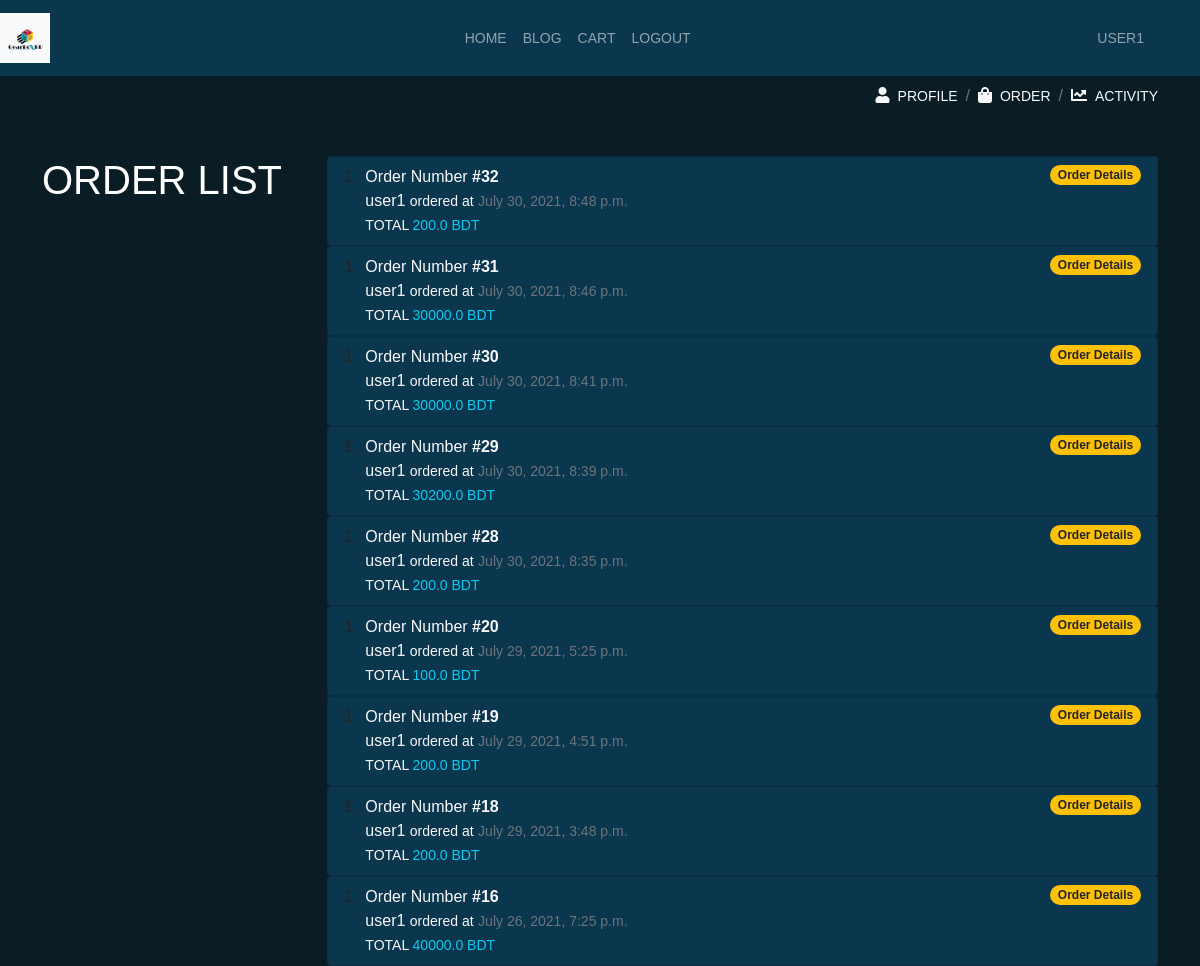
The app's page /accounts/user_order (signed in), older data.
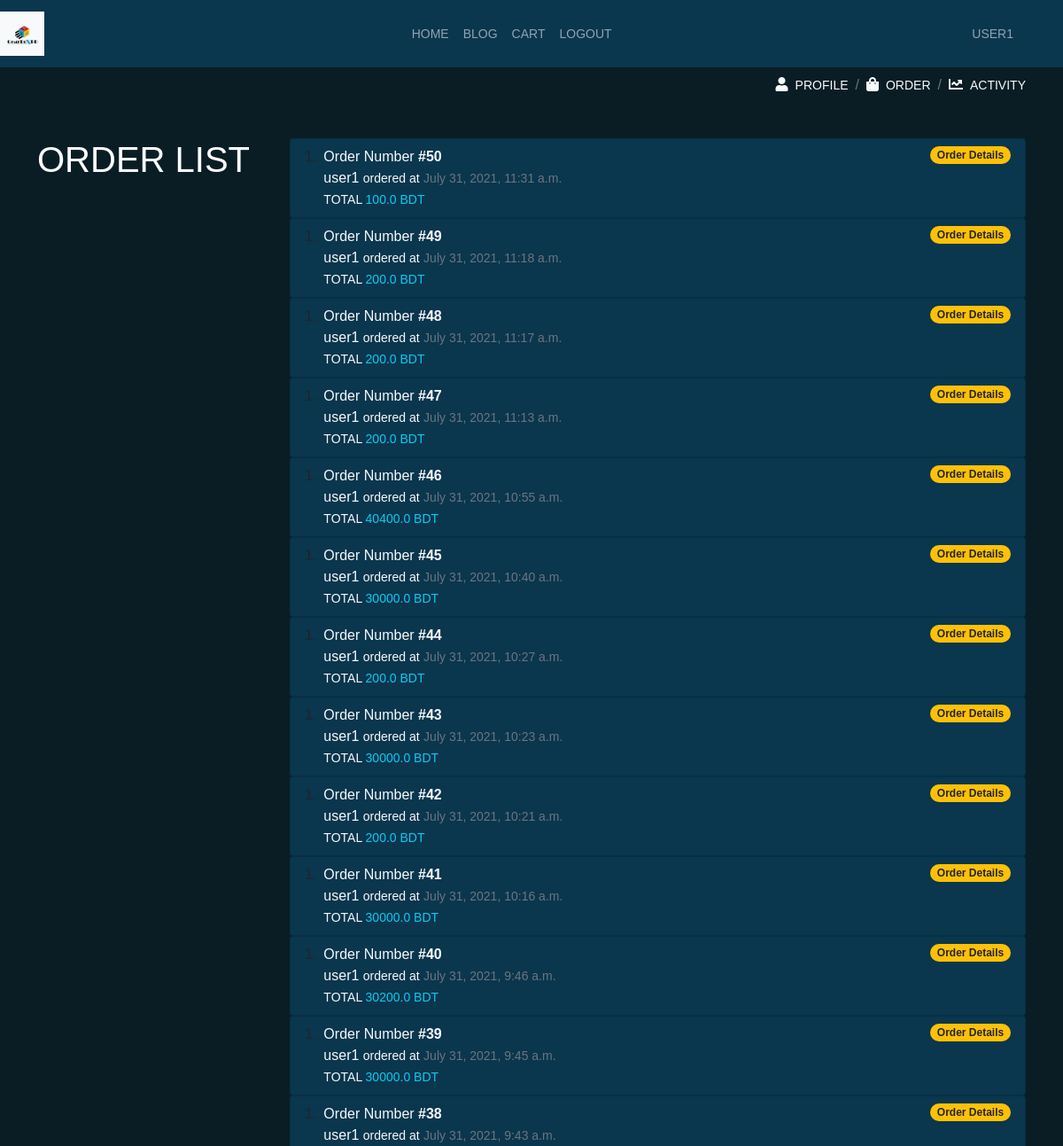
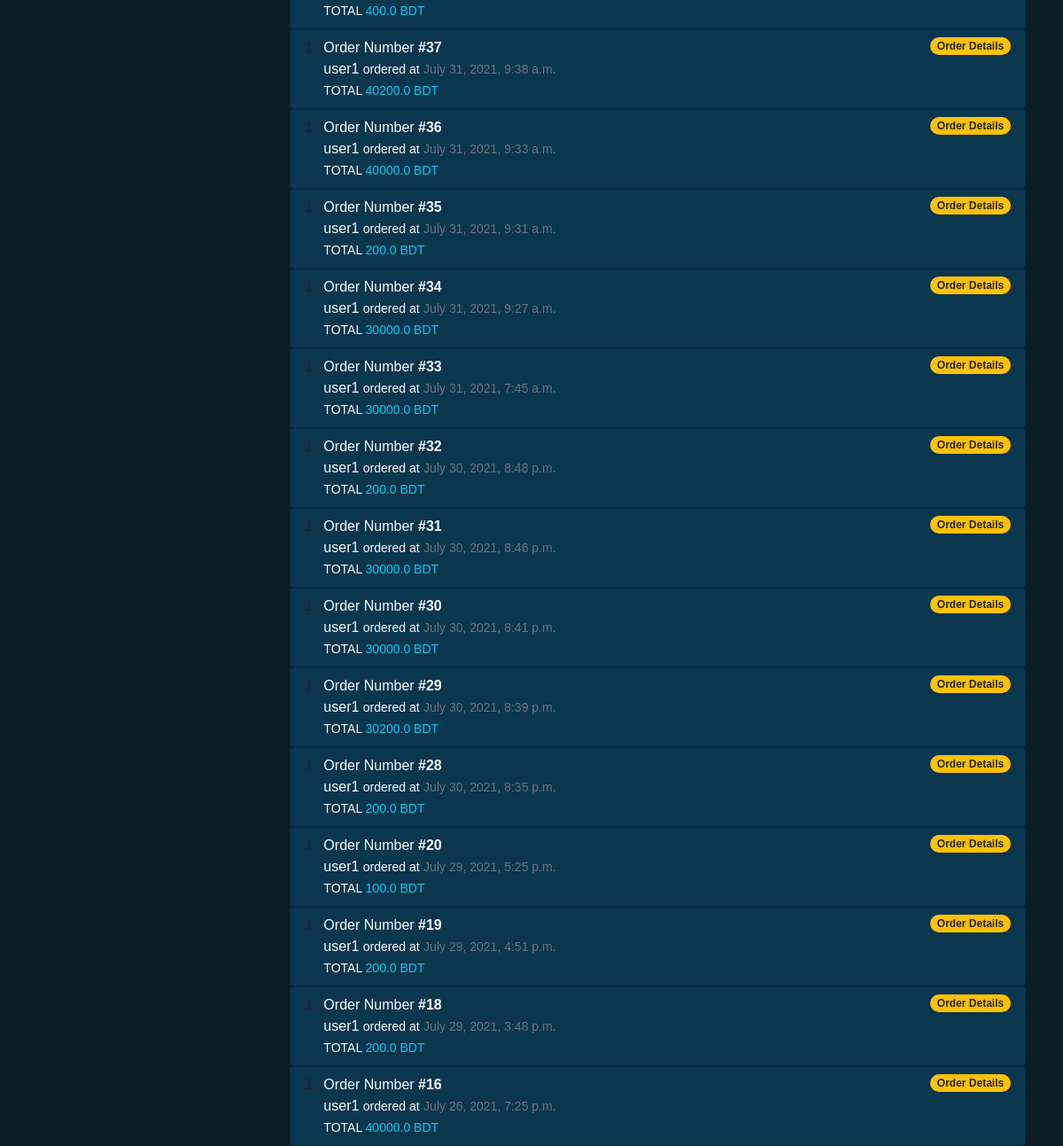
The same page, newer data (2 pictures, top to bottom).
### ecom/models.py (models this page shows, shortened)
class Order(models.Model):
    user = models.ForeignKey(User, on_delete=models.CASCADE)
    cart_products = models.ManyToManyField(Cart, related_name='cart')
    order_status = models.BooleanField(default=False)
    order_date = models.DateTimeField(blank=True, null=True)
    order_address = models.ForeignKey('Address', on_delete=models.SET_NULL, blank=True, null=True)
    def get_total_price(self):
        total = 0
        for product in self.cart_products.all():
            total += product.total_price()
        return total
    class Meta:
        ordering = ['-order_date']

class Cart(models.Model):
    user = models.ForeignKey(User, models.CASCADE)
    status = models.CharField(max_length=50, default='pending')
    products = models.ForeignKey(Product, models.CASCADE)
    quantity = models.PositiveIntegerField(default=1)
    def total_price(self):
        return self.products.price * self.quantity

class Product(models.Model):
    title = models.CharField(max_length=200)
    slug = models.SlugField(blank=True, null=True)
    description = models.TextField()
    price = models.FloatField()
    stock = models.PositiveIntegerField()
    image = models.ImageField(upload_to='ecom/photos')
    category = models.CharField(max_length=100, blank=True, null=True)

### accounts/views.py (the view)
# urls.py: path('user_order', user_order, name='order_list'),
@login_required
def user_order(request):
    u_orders = Order.objects.filter(user=request.user, order_status=True)
    return render(request, 'accounts/order_list.html', {'u_orders': u_orders})

### accounts/templates/accounts/order_list.html
{% extends 'base.html' %}
{% load staticfiles %}
{% load bootstrap5 %}
{% block nav %}
{% include 'accounts/nav.html' %}
{% endblock %}
{% block content %}
<div class="col-md-3">
    <h6 class="display-6">ORDER LIST</h6>
</div>
<div class="col-md-9">
    {% if u_orders %}
    {% for o in u_orders %}
    <ol class="list-group list-group-numbered">
        <li class="list-group-item d-flex justify-content-between align-items-start" style="background:#0a364e;">
            <div class="ms-2 me-auto text-light">
                <div class="text-capitalize">order number <strong>#{{ o.id }}</strong></div>
                {{o.user.username}} <small>ordered at</small> <small  class="text-muted">{{ o.order_date }}</small><br>
                <small>TOTAL <span class="text-info">{{ o.get_total_price }} BDT</span></small>
            </div>
            <span class="badge bg-warning rounded-pill">
                <a class="text-decoration-none text-dark" href="{% url 'accounts:order_details' pk=o.pk %}">Order Details</a>
            </span>
        </li>
    </ol>
        {% endfor %}
        {% endif %}
</div>
{% endblock %}

Row changes from the older to the newer data that the page shows:
added Order: id "50", user.username "user1", order_date "July 31, 2021, 11:31 a.m.", get_total_price "100.0"
added Order: id "49", user.username "user1", order_date "July 31, 2021, 11:18 a.m.", get_total_price "200.0"
added Order: id "48", user.username "user1", order_date "July 31, 2021, 11:17 a.m.", get_total_price "200.0"
added Order: id "47", user.username "user1", order_date "July 31, 2021, 11:13 a.m.", get_total_price "200.0"
added Order: id "46", user.username "user1", order_date "July 31, 2021, 10:55 a.m.", get_total_price "40400.0"
added Order: id "45", user.username "user1", order_date "July 31, 2021, 10:40 a.m.", get_total_price "30000.0"
added Order: id "44", user.username "user1", order_date "July 31, 2021, 10:27 a.m.", get_total_price "200.0"
added Order: id "43", user.username "user1", order_date "July 31, 2021, 10:23 a.m.", get_total_price "30000.0"
added Order: id "42", user.username "user1", order_date "July 31, 2021, 10:21 a.m.", get_total_price "200.0"
added Order: id "41", user.username "user1", order_date "July 31, 2021, 10:16 a.m.", get_total_price "30000.0"
added Order: id "40", user.username "user1", order_date "July 31, 2021, 9:46 a.m.", get_total_price "30200.0"
added Order: id "39", user.username "user1", order_date "July 31, 2021, 9:45 a.m.", get_total_price "30000.0"
added Order: id "38", user.username "user1", order_date "July 31, 2021, 9:43 a.m.", get_total_price "400.0"
added Order: id "37", user.username "user1", order_date "July 31, 2021, 9:38 a.m.", get_total_price "40200.0"
added Order: id "36", user.username "user1", order_date "July 31, 2021, 9:33 a.m.", get_total_price "40000.0"
added Order: id "35", user.username "user1", order_date "July 31, 2021, 9:31 a.m.", get_total_price "200.0"
added Order: id "34", user.username "user1", order_date "July 31, 2021, 9:27 a.m.", get_total_price "30000.0"
added Order: id "33", user.username "user1", order_date "July 31, 2021, 7:45 a.m.", get_total_price "30000.0"
